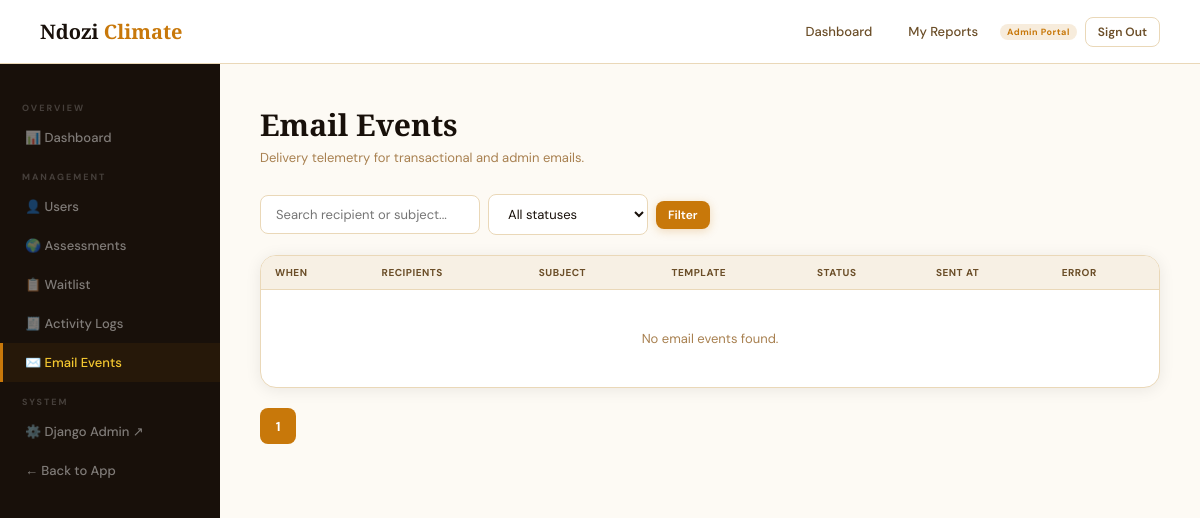
Page /portal/email-events/ (signed in) on the earlier database version.
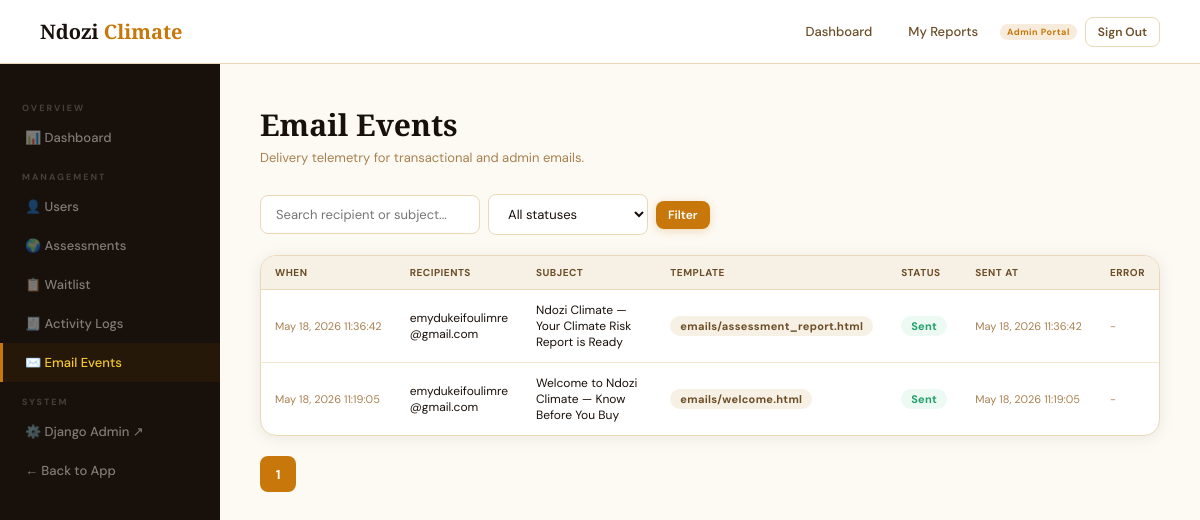
Same page on the later database version.
### core/models.py (models this page shows, shortened)
class EmailEvent(models.Model):
    STATUS_QUEUED = "queued"
    STATUS_SENT = "sent"
    STATUS_FAILED = "failed"
    STATUS_CHOICES = [
        (STATUS_QUEUED, "Queued"),
        (STATUS_SENT, "Sent"),
        (STATUS_FAILED, "Failed"),
    ]
    recipient_list = models.TextField()
    subject = models.CharField(max_length=255)
    template_name = models.CharField(max_length=120)
    status = models.CharField(max_length=16, choices=STATUS_CHOICES, default=STATUS_QUEUED)
    error_message = models.TextField(blank=True)
    metadata = models.JSONField(default=dict, blank=True)
    created_at = models.DateTimeField(auto_now_add=True)
    sent_at = models.DateTimeField(null=True, blank=True)
    class Meta:
        ordering = ["-created_at"]
        indexes = [
            models.Index(fields=["status"]),
            models.Index(fields=["created_at"]),
        ]

### core/views.py (the view)
# urls.py: path("portal/email-events/", views.portal_email_events, name="portal_email_events"),
@portal_admin_required
def portal_email_events(request):
    if not _has_perm(request.user, "core.view_emailevent"):
        messages.error(request, "You do not have permission to view email delivery logs.")
        return redirect("portal_dashboard")
    status_filter = request.GET.get("status", "").strip().lower()
    query = request.GET.get("q", "").strip()
    qs = EmailEvent.objects.order_by("-created_at")
    if status_filter in {EmailEvent.STATUS_QUEUED, EmailEvent.STATUS_SENT, EmailEvent.STATUS_FAILED}:
        qs = qs.filter(status=status_filter)
    if query:
        qs = qs.filter(recipient_list__icontains=query) | qs.filter(subject__icontains=query)
    paginator = Paginator(qs, 25)
    page_obj = paginator.get_page(request.GET.get("page"))
    return render(
        request,
        "portal/email_events.html",
        {
            "page_obj": page_obj,
            "status_filter": status_filter,
            "query": query,
        },
    )

### core/views.py (called while the page is built)
def _is_portal_admin(user):
    return user.is_active and (user.is_staff or user.is_superuser)

def _has_perm(user, perm_codename):
    return user.is_superuser or user.has_perm(perm_codename)

### templates/portal/email_events.html (shortened to what this page needs)
{% extends "base.html" %}
{% block content %}
<div class="portal-layout">
  {% include "portal/_sidebar.html" %}
  <div class="portal-content">
    <div class="page-header">
      <h1>Email Events</h1>
      <p>Delivery telemetry for transactional and admin emails.</p>
    </div>
    <form method="get" class="search-bar">
      <input type="text" name="q" class="search-input" placeholder="Search recipient or subject..." value="{{ query }}">
      <select name="status" class="search-input" style="min-width:160px;">
        <option value="" {% if not status_filter %}selected{% endif %}>All statuses</option>
      </select>
      <button type="submit" class="btn btn-primary btn-sm">Filter</button>
    </form>
    <div class="card" style="padding:0;overflow:hidden;">
      <table class="data-table">
        <thead>
          <tr>
            <th>When</th>
            <th>Recipients</th>
            <th>Subject</th>
            <th>Template</th>
            <th>Status</th>
            <th>Sent At</th>
            <th>Error</th>
          </tr>
        </thead>
        <tbody>
          {% for event in page_obj %}
          <tr>
            <td style="font-size:11px;color:var(--text-light);white-space:nowrap;">{{ event.created_at|date:"M d, Y H:i:s" }}</td>
            <td style="font-size:12px;max-width:180px;word-break:break-word;">{{ event.recipient_list }}</td>
            <td style="font-size:12px;max-width:220px;word-break:break-word;">{{ event.subject }}</td>
            <td><span class="badge badge-grey">{{ event.template_name }}</span></td>
            <td>
              {% if event.status == 'sent' %}
              <span class="badge badge-green">Sent</span>
              {% elif event.status == 'failed' %}
              <span class="badge badge-red">Failed</span>
              {% else %}
              <span class="badge badge-yellow">Queued</span>
              {% endif %}
            </td>
            <td style="font-size:11px;color:var(--text-light);white-space:nowrap;">{{ event.sent_at|date:"M d, Y H:i:s"|default:"-" }}</td>
            <td style="font-size:11px;color:var(--text-light);max-width:260px;word-break:break-word;">{{ event.error_message|default:"-" }}</td>
          </tr>
          {% empty %}
          <tr><td colspan="7" style="text-align:center;color:var(--text-light);padding:40px;">No email events found.</td></tr>
          {% endfor %}
        </tbody>
      </table>
    </div>
    <div class="pagination">
      {% for num in page_obj.paginator.page_range %}
      {% if page_obj.number == num %}
      <span class="current">{{ num }}</span>
      {% elif num > page_obj.number|add:'-3' and num < page_obj.number|add:'3' %}
      <a href="?page={{ num }}{% if query %}&q={{ query }}{% endif %}{% if status_filter %}&status={{ status_filter }}{% endif %}">{{ num }}</a>
      {% endif %}
      {% endfor %}
    </div>
  </div>
</div>
{% endblock %}

### templates/base.html (shortened to what this page needs)
{% load static %}<!DOCTYPE html>
<html lang="en">
<head>
</head>
<body>
{% block nav %}
<nav class="app-nav">
  <a href="{% if user.is_authenticated %}{% url 'dashboard' %}{% else %}/{% endif %}" class="app-nav-logo">
    <span>Ndozi <span class="ora">Climate</span></span>
  </a>
  <div class="app-nav-links">
    {% if user.is_authenticated %}
      <a href="{% url 'dashboard' %}">Dashboard</a>
      <a href="{% url 'assessment_history' %}">My Reports</a>
      {% if user.is_staff or user.is_superuser %}
        <a href="{% url 'portal_dashboard' %}" class="nav-badge">Admin Portal</a>
      {% endif %}
      <form method="post" action="{% url 'signout' %}" style="display:inline;">
        <button type="submit" class="btn btn-outline btn-sm">Sign Out</button>
      </form>
    {% else %}
      <a href="{% url 'signin' %}">Sign In</a>
      <a href="{% url 'signup' %}" class="btn btn-primary btn-sm">Get Started →</a>
    {% endif %}
  </div>
</nav>
{% endblock %}
{% block content %}{% endblock %}
</body>
</html>

### templates/portal/_sidebar.html
<aside class="portal-sidebar">
  <div class="portal-sidebar-section">Overview</div>
  <a href="{% url 'portal_dashboard' %}" class="portal-sidebar-item {% if request.resolver_match.url_name == 'portal_dashboard' %}active{% endif %}">
    📊 Dashboard
  </a>
  <div class="portal-sidebar-section">Management</div>
  <a href="{% url 'portal_users' %}" class="portal-sidebar-item {% if request.resolver_match.url_name == 'portal_users' %}active{% endif %}">
    👤 Users
  </a>
  <a href="{% url 'portal_assessments' %}" class="portal-sidebar-item {% if request.resolver_match.url_name == 'portal_assessments' %}active{% endif %}">
    🌍 Assessments
  </a>
  <a href="{% url 'portal_waitlist' %}" class="portal-sidebar-item {% if request.resolver_match.url_name == 'portal_waitlist' %}active{% endif %}">
    📋 Waitlist
  </a>
  <a href="{% url 'portal_activity_logs' %}" class="portal-sidebar-item {% if request.resolver_match.url_name == 'portal_activity_logs' %}active{% endif %}">
    🧾 Activity Logs
  </a>
  <a href="{% url 'portal_email_events' %}" class="portal-sidebar-item {% if request.resolver_match.url_name == 'portal_email_events' %}active{% endif %}">
    ✉️ Email Events
  </a>
  <div class="portal-sidebar-section">System</div>
  <a href="/admin/" class="portal-sidebar-item" target="_blank">
    ⚙️ Django Admin ↗
  </a>
  <a href="{% url 'dashboard' %}" class="portal-sidebar-item">
    ← Back to App
  </a>
</aside>

Differences in the rows shown:
added EmailEvent: created_at "May 18, 2026 11:36:42", recipient_list "emydukeifoulimre@gmail.com", subject "Ndozi Climate — Your Climate Risk Report is Ready", template_name "emails/assessment_report.html", status "Sent", sent_at "May 18, 2026 11:36:42", error_message "-"
added EmailEvent: created_at "May 18, 2026 11:19:05", recipient_list "emydukeifoulimre@gmail.com", subject "Welcome to Ndozi Climate — Know Before You Buy", template_name "emails/welcome.html", status "Sent", sent_at "May 18, 2026 11:19:05", error_message "-"
Other differences:
text no longer shown: "No email events found."
